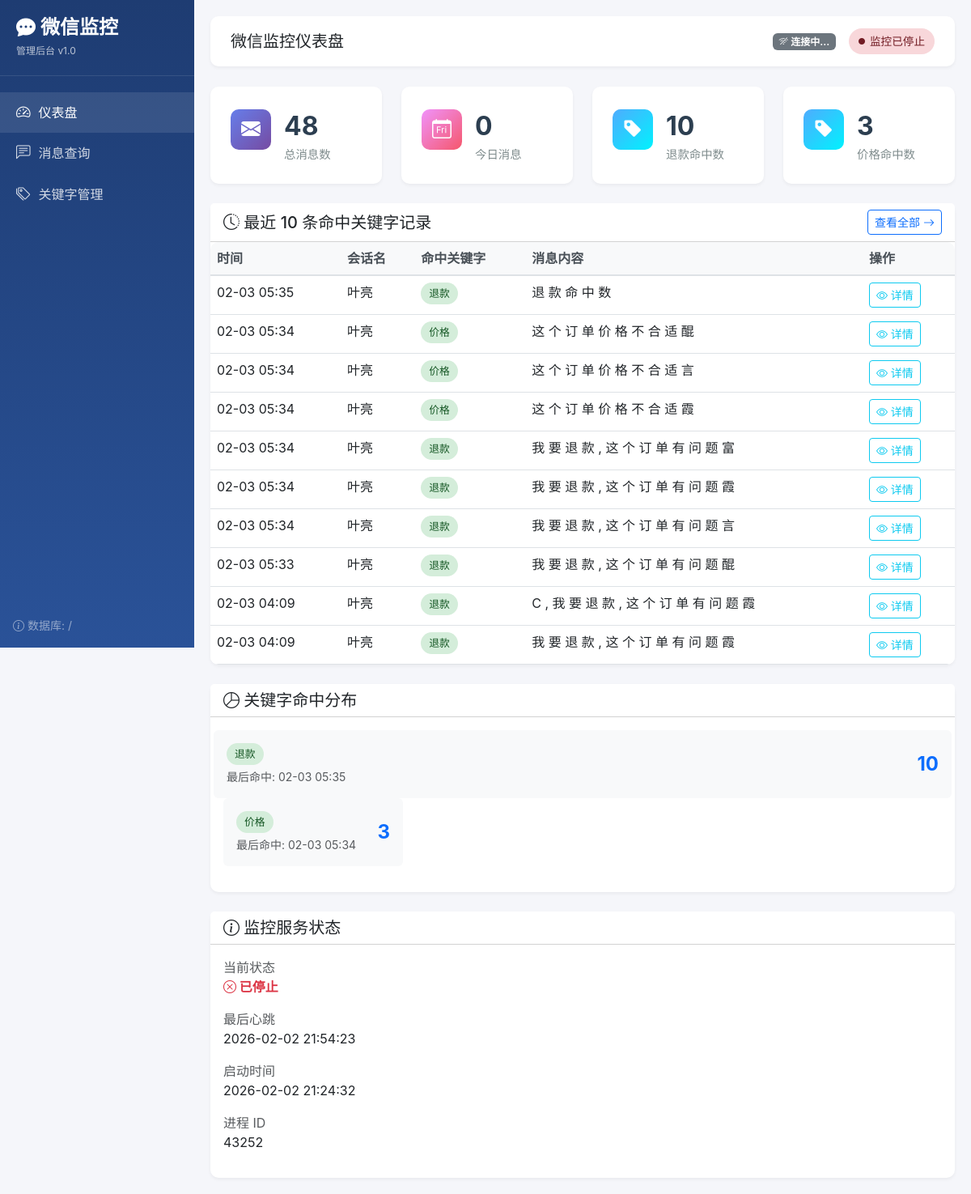
The page / on the database its author committed.
### tables this page shows
CREATE TABLE messages (
                id INTEGER PRIMARY KEY AUTOINCREMENT,
                window_title TEXT NOT NULL,
                window_handle INTEGER NOT NULL,
                message_text TEXT NOT NULL,
                matched_keyword TEXT NOT NULL,
                screenshot_path TEXT,
                created_at TIMESTAMP DEFAULT CURRENT_TIMESTAMP
            );

CREATE TABLE monitor_status (
                id INTEGER PRIMARY KEY CHECK (id = 1),
                status TEXT DEFAULT 'stopped',
                last_heartbeat TIMESTAMP,
                started_at TIMESTAMP,
                pid INTEGER,
                updated_at TIMESTAMP DEFAULT CURRENT_TIMESTAMP
            );

### web_app.py (the view)
@app.route("/")
def dashboard():
    db = get_db()
    stats = db.get_statistics()
    keyword_stats = db.get_keyword_stats()
    monitor_status = db.get_monitor_status()
    is_running = False
    if monitor_status.get("last_heartbeat"):
        try:
            last_heartbeat = datetime.fromisoformat(
                monitor_status["last_heartbeat"]
                .replace("Z", "+00:00")
                .replace("+00:00", "")
            )
            is_running = (datetime.now() - last_heartbeat) < timedelta(minutes=1)
        except:
            pass
    recent_matches = db.get_recent_matched_messages(10)
    return render_template(
        "dashboard.html",
        total_messages=stats["total_messages"],
        today_messages=stats["today_messages"],
        keyword_stats=keyword_stats,
        monitor_status=monitor_status,
        is_running=is_running,
        recent_matches=recent_matches,
    )

### database.py (called while the page is built)
    def _get_connection(self) -> sqlite3.Connection:
        if self.connection is None:
            self.connection = sqlite3.connect(self.db_path, check_same_thread=False)
            self.connection.execute("PRAGMA foreign_keys = ON")
            self.connection.row_factory = sqlite3.Row
        return self.connection

### web_app.py (called while the page is built)
def get_db() -> WebDatabaseManager:
    global db_manager
    if db_manager is None:
        db_manager = WebDatabaseManager(DB_PATH)
    return db_manager

def _parse_datetime_filter(value) -> Any:
    if isinstance(value, str):
        try:
            value_str = value.replace("Z", "+00:00")
            if value_str.endswith("+00:00"):
                value_str = value_str[:-6]
            return datetime.fromisoformat(value_str)
        except:
            return value
    return value

@app.template_filter("datetime_format")
def datetime_format(value, format_str="%Y-%m-%d %H:%M:%S") -> str:
    parsed = _parse_datetime_filter(value)
    if isinstance(parsed, datetime):
        return parsed.strftime(format_str)
    return str(value) if value else ""

@app.template_filter("truncate")
def truncate_filter(text: str, length: int = 50) -> str:
    if len(text) <= length:
        return text
    return text[:length] + "..."

    @staticmethod
    def _parse_datetime(value: str) -> datetime:
        if not value:
            return datetime.now()
        try:
            value_str = value.replace("Z", "+00:00")
            if value_str.endswith("+00:00"):
                value_str = value_str[:-6]
            return datetime.fromisoformat(value_str)
        except:
            return datetime.now()

    def get_keyword_stats(self) -> List[Dict]:
        conn = self._get_connection()
        cursor = conn.cursor()
        cursor.execute("""
            SELECT
                matched_keyword as keyword,
                COUNT(*) as match_count,
                MAX(created_at) as last_matched_at
            FROM messages
            WHERE matched_keyword != '(未匹配)'
            GROUP BY matched_keyword
            ORDER BY match_count DESC
        """)
        rows = cursor.fetchall()
        if not rows:
            return []
        return [
            {
                "keyword": row["keyword"],
                "match_count": row["match_count"],
                "last_matched_at": row["last_matched_at"],
            }
            for row in rows
        ]

### templates/dashboard.html (shortened to what this page needs)
{% extends "base.html" %}
{% block page_title %}微信监控仪表盘{% endblock %}
{% block content %}
<div class="row g-4 mb-4">
    <div class="col-md-3">
        <div class="card stat-card">
            <div class="d-flex align-items-center">
                <div class="icon" style="background: linear-gradient(135deg, #667eea 0%, #764ba2 100%); color: white;">
                    <i class="bi bi-envelope-fill"></i>
                </div>
                <div class="ms-3">
                    <div class="number">{{ total_messages }}</div>
                    <div class="label">总消息数</div>
                </div>
            </div>
        </div>
    </div>
    <div class="col-md-3">
        <div class="card stat-card">
            <div class="d-flex align-items-center">
                <div class="icon" style="background: linear-gradient(135deg, #f093fb 0%, #f5576c 100%); color: white;">
                    <i class="bi bi-calendar-day"></i>
                </div>
                <div class="ms-3">
                    <div class="number">{{ today_messages }}</div>
                    <div class="label">今日消息</div>
                </div>
            </div>
        </div>
    </div>
    {% for stat in keyword_stats[:2] %}
    <div class="col-md-3">
        <div class="card stat-card">
            <div class="d-flex align-items-center">
                <div class="icon" style="background: linear-gradient(135deg, #4facfe 0%, #00f2fe 100%); color: white;">
                    <i class="bi bi-tag-fill"></i>
                </div>
                <div class="ms-3">
                    <div class="number">{{ stat.match_count }}</div>
                    <div class="label">{{ stat.keyword }}命中数</div>
                </div>
            </div>
        </div>
    </div>
    {% endfor %}
</div>
<div class="row">
    <div class="col-12">
        <div class="card">
            <div class="card-header bg-white d-flex justify-content-between align-items-center">
                <h5 class="mb-0"><i class="bi bi-clock-history"></i> 最近 10 条命中关键字记录</h5>
                <a href="{{ url_for('messages') }}" class="btn btn-sm btn-outline-primary">
                    查看全部 <i class="bi bi-arrow-right"></i>
                </a>
            </div>
            <div class="card-body p-0">
                {% if recent_matches %}
                <div class="table-responsive">
                    <table class="table table-hover mb-0">
                        <thead>
                            <tr>
                                <th>时间</th>
                                <th>会话名</th>
                                <th>命中关键字</th>
                                <th>消息内容</th>
                                <th>操作</th>
                            </tr>
                        </thead>
                        <tbody>
                            {% for msg in recent_matches %}
                            <tr>
                                <td>{{ msg.created_at|datetime_format('%m-%d %H:%M') }}</td>
                                <td>{{ msg.window_title|truncate(15) }}</td>
                                <td>
                                    <span class="keyword-tag keyword-matched">
                                        {{ msg.matched_keyword }}
                                    </span>
                                </td>
                                <td>{{ msg.message_text|truncate(40) }}</td>
                                <td>
                                    <a href="{{ url_for('message_detail', message_id=msg.id) }}" class="btn btn-sm btn-outline-info">
                                        <i class="bi bi-eye"></i> 详情
                                    </a>
                                </td>
                            </tr>
                            {% endfor %}
                        </tbody>
                    </table>
                </div>
                {% else %}
                <div class="text-center py-5 text-muted">
                    <i class="bi bi-inbox fs-1"></i>
                    <p class="mt-3">暂无命中关键字的记录</p>
                </div>
                {% endif %}
            </div>
        </div>
    </div>
</div>
{% if keyword_stats %}
<div class="row mt-4">
    <div class="col-12">
        <div class="card">
            <div class="card-header bg-white">
                <h5 class="mb-0"><i class="bi bi-pie-chart"></i> 关键字命中分布</h5>
            </div>
            <div class="card-body">
                <div class="row"
                    {% for stat in keyword_stats %}
                    <div class="col-md-3 col-sm-6 mb-3">
                        <div class="d-flex justify-content-between align-items-center p-3 bg-light rounded">
                            <div>
                                <span class="keyword-tag keyword-matched">{{ stat.keyword }}</span>
                                <div class="mt-1 text-muted small">
                                    最后命中: {{ stat.last_matched_at|datetime_format('%m-%d %H:%M') if stat.last_matched_at else '无' }}
                                </div>
                            </div>
                            <div class="fs-4 fw-bold text-primary">{{ stat.match_count }}</div>
                        </div>
                    </div>
                    {% endfor %}
                </div>
            </div>
        </div>
    </div>
{% endif %}
<div class="row mt-4">
    <div class="col-12">
        <div class="card">
            <div class="card-header bg-white">
                <h5 class="mb-0"><i class="bi bi-info-circle"></i> 监控服务状态</h5>
            </div>
            <div class="card-body">
                <div class="row"
                    <div class="col-md-3">
                        <label class="text-muted">当前状态</label>
                        <p class="fw-bold">
                            {% if is_running %}
                                <span class="text-success"><i class="bi bi-check-circle"></i> 运行中</span>
                            {% else %}
                                <span class="text-danger"><i class="bi bi-x-circle"></i> 已停止</span>
                            {% endif %}
                        </p>
                    </div>
                    <div class="col-md-3">
                        <label class="text-muted">最后心跳</label>
                        <p>{{ monitor_status.last_heartbeat|datetime_format if monitor_status.last_heartbeat else '无' }}</p>
                    </div>
                    <div class="col-md-3">
                        <label class="text-muted">启动时间</label>
                        <p>{{ monitor_status.started_at|datetime_format if monitor_status.started_at else '无' }}</p>
                    </div>
                    <div class="col-md-3">
                        <label class="text-muted">进程 ID</label>
                        <p>{{ monitor_status.pid if monitor_status.pid else '无' }}</p>
                    </div>
                </div>
            </div>
        </div>
    </div>
{% endblock %}

### templates/base.html (shortened to what this page needs)
<!DOCTYPE html>
<html lang="zh-CN">
<head>
    <link href="https://cdn.jsdelivr.net/npm/bootstrap@5.3.0/dist/css/bootstrap.min.css" rel="stylesheet">
    <link href="https://cdn.jsdelivr.net/npm/bootstrap-icons@1.11.0/font/bootstrap-icons.css" rel="stylesheet">
</head>
<body>
    <nav class="sidebar">
        <div class="sidebar-brand">
            <h4><i class="bi bi-chat-dots-fill"></i> 微信监控</h4>
            <small>管理后台 v1.0</small>
        </div>
        <ul class="nav flex-column">
            <li class="nav-item">
                <a class="nav-link {% if request.endpoint == 'dashboard' %}active{% endif %}" href="{{ url_for('dashboard') }}">
                    <i class="bi bi-speedometer2"></i>
                    <span>仪表盘</span>
                </a>
            </li>
            <li class="nav-item">
                <a class="nav-link {% if request.endpoint == 'messages' %}active{% endif %}" href="{{ url_for('messages') }}">
                    <i class="bi bi-chat-left-text"></i>
                    <span>消息查询</span>
                </a>
            </li>
            <li class="nav-item">
                <a class="nav-link {% if request.endpoint == 'keywords' %}active{% endif %}" href="{{ url_for('keywords') }}">
                    <i class="bi bi-tags"></i>
                    <span>关键字管理</span>
                </a>
            </li>
        </ul>
        <div class="mt-auto p-3" style="position: absolute; bottom: 0; width: 100%;">
            <small class="text-white-50">
                <i class="bi bi-info-circle"></i>
                数据库: {{ request.path }}
            </small>
        </div>
    </nav>
    <main class="main-content">
        <div class="top-bar">
            <div>
                <h5 class="mb-0">{% block page_title %}仪表盘{% endblock %}</h5>
            </div>
            <div class="d-flex align-items-center gap-3">
                <span id="ws-indicator" class="badge bg-secondary">
                    <i class="bi bi-wifi-off"></i> 连接中...
                </span>
                {% if is_running is defined %}
                    {% if is_running %}
                        <span class="status-badge status-running">
                            <i class="bi bi-circle-fill" style="font-size: 0.5rem;"></i>
                            监控运行中
                        </span>
                    {% else %}
                        <span class="status-badge status-stopped">
                            <i class="bi bi-circle-fill" style="font-size: 0.5rem;"></i>
                            监控已停止
                        </span>
                    {% endif %}
                {% endif %}
            </div>
        </div>
        {% block content %}{% endblock %}
    </main>
</body>
</html>

### templates/base.html (style rules this page uses)
:root { --sidebar-width: 240px; }
body { font-family: -apple-system, BlinkMacSystemFont, "Segoe UI", Roboto, "Helvetica Neue", Arial, sans-serif; background-color: #f5f6fa; }
.sidebar { width: var(--sidebar-width); height: 100vh; position: fixed; left: 0; top: 0; background: linear-gradient(180deg, #1e3c72 0%, #2a5298 100%); color: white; padding-top: 20px; z-index: 1000; }
.sidebar-brand { padding: 0 20px 20px; border-bottom: 1px solid rgba(255,255,255,0.1); margin-bottom: 20px; }
.sidebar-brand h4 { margin: 0; font-weight: 600; }
.sidebar-brand small { opacity: 0.7; font-size: 0.75rem; }
.nav-link { color: rgba(255,255,255,0.8); padding: 12px 20px; transition: all 0.3s; display: flex; align-items: center; gap: 10px; }
.nav-link:hover, .nav-link.active { color: white; background: rgba(255,255,255,0.1); }
.nav-link i { font-size: 1.1rem; }
.main-content { margin-left: var(--sidebar-width); padding: 20px; min-height: 100vh; }
.top-bar { background: white; padding: 15px 25px; border-radius: 10px; box-shadow: 0 2px 4px rgba(0,0,0,0.05); margin-bottom: 25px; display: flex; justify-content: space-between; align-items: center; }
.card { border: none; border-radius: 10px; box-shadow: 0 2px 4px rgba(0,0,0,0.05); transition: transform 0.2s, box-shadow 0.2s; }
.stat-card { background: white; padding: 25px; border-radius: 10px; }
.stat-card .icon { width: 50px; height: 50px; border-radius: 10px; display: flex; align-items: center; justify-content: center; font-size: 1.5rem; margin-bottom: 15px; }
.stat-card .number { font-size: 2rem; font-weight: 700; color: #2c3e50; }
.stat-card .label { color: #7f8c8d; font-size: 0.9rem; }
.status-badge { display: inline-flex; align-items: center; gap: 6px; padding: 6px 12px; border-radius: 20px; font-size: 0.85rem; font-weight: 500; }
.status-stopped { background: #f8d7da; color: #721c24; }
.table { background: white; border-radius: 10px; overflow: hidden; }
.table thead th { background: #f8f9fa; border-bottom: 2px solid #dee2e6; font-weight: 600; color: #495057; }
.keyword-tag { display: inline-block; padding: 4px 10px; border-radius: 15px; font-size: 0.8rem; font-weight: 500; }
.keyword-matched { background: #d4edda; color: #155724; }

### rows shown on the page
messages: created_at "02-03 05:35", window_title "叶亮", matched_keyword "退款", message_text "退 款 命 中 数"
messages: created_at "02-03 05:34", window_title "叶亮", matched_keyword "价格", message_text "这 个 订 单 价 格 不 合 适 醌"
messages: created_at "02-03 05:34", window_title "叶亮", matched_keyword "价格", message_text "这 个 订 单 价 格 不 合 适 言"
messages: created_at "02-03 05:34", window_title "叶亮", matched_keyword "价格", message_text "这 个 订 单 价 格 不 合 适 霞"
messages: created_at "02-03 05:34", window_title "叶亮", matched_keyword "退款", message_text "我 要 退 款 , 这 个 订 单 有 问 题 富"
messages: created_at "02-03 05:34", window_title "叶亮", matched_keyword "退款", message_text "我 要 退 款 , 这 个 订 单 有 问 题 霞"
messages: created_at "02-03 05:34", window_title "叶亮", matched_keyword "退款", message_text "我 要 退 款 , 这 个 订 单 有 问 题 言"
messages: created_at "02-03 05:33", window_title "叶亮", matched_keyword "退款", message_text "我 要 退 款 , 这 个 订 单 有 问 题 醌"
messages: created_at "02-03 04:09", window_title "叶亮", matched_keyword "退款", message_text "C , 我 要 退 款 , 这 个 订 单 有 问 题 霞"
messages: created_at "02-03 04:09", window_title "叶亮", matched_keyword "退款", message_text "我 要 退 款 , 这 个 订 单 有 问 题 霞"
monitor_status: last_heartbeat "2026-02-02 21:54:23", started_at "2026-02-02 21:24:32", pid "43252"

### other values the page prints
{{ request.path }} "/"
{{ total_messages }} "48"
{{ today_messages }} "0"
{{ stat.match_count }} "10" "3"
{{ stat.keyword }} "退款" "价格"
